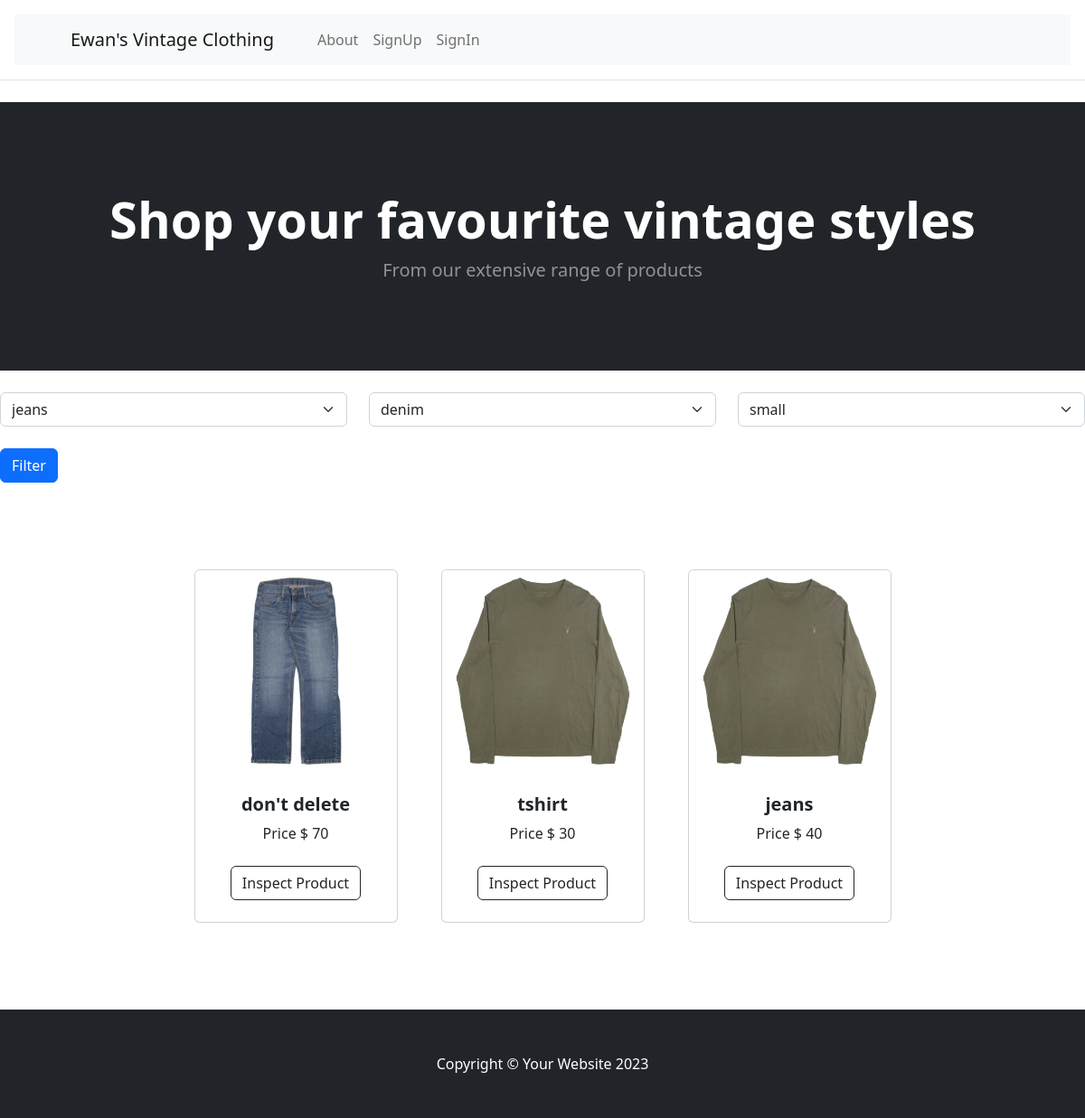
The page / on the database its author committed.
### tables this page shows
CREATE TABLE Product (
    id INTEGER PRIMARY KEY AUTOINCREMENT,
    name VARCHAR(255) NOT NULL,
    description TEXT,
    stock INT NOT NULL CHECK (stock >= 0),
    price DECIMAL(10, 2) NOT NULL CHECK (price >= 0.00),
    imageurl VARCHAR(255) NOT NULL,
    created_by INT NOT NULL,
    product_type INT NOT NULL,
    created_at TIMESTAMP DEFAULT CURRENT_TIMESTAMP,
    FOREIGN KEY (created_by) REFERENCES User(id) ON DELETE CASCADE,
    FOREIGN KEY (product_type) REFERENCES ProductType(id) ON DELETE CASCADE
);

### app.py (the view)
@app.route('/',methods=['GET','POST'])
def products_spread():
    pt_names, pt_materials, pt_sizes =select_products_types()
    producttypename=request.args.get('producttypename')
    producttypematerial = request.args.get('producttypematerial')
    producttypesize = request.args.get('producttypesize')
    if producttypename:
        products=filter_products(name=producttypename, material=producttypematerial, size=producttypesize)
    else:
        products=select_products()
    return render_template('ProductSpread.html',products=products,
                            pt_names=pt_names, pt_materials=pt_materials, pt_sizes=pt_sizes,
                           selected_producttypename=producttypename, selected_producttypematerial=producttypematerial,
                           selected_producttypesize=producttypesize)

### Model/Product.py (called while the page is built)
    def to_dict(self) -> dict:
        return {
            "id":self.id, "name":self.name, "material":self.material, "size":self.size
        }

    def to_dict(self):
        return {
            'id': self.id,
            'name': self.name,
            'description': self.description,
            'stock': self.stock,
            'price': self.price,
            'imageurl': self.imageurl,
            'created_by': self.created_by,
            'product_type': self.product_type,
            'created_at': self.created_at
        }

### app.py (called while the page is built, shortened)
@app.before_request
def before_request():
    email=session.get("email")
    if email is None:
        g.user = None

### db.py (called while the page is built)
def get_db():
    db = getattr(g, '_database', None)
    if db is None:
        db = g._database = sqlite3.connect(DATABASE)
    return db

def select_products():
    mydb=get_db()
    rows=mydb.execute("""SELECT id, name, description, stock, price, imageurl, created_by, product_type, created_at FROM Product""").fetchall()
    products=[ProductRead(id=row[0],
                          name=row[1],
                          description=row[2],
                          stock=row[3],
                          price=row[4],
                          imageurl=row[5],
                          created_by=row[6],
                          product_type=row[7],
                          created_at=row[8]).to_dict() for row in rows]
    return products

def unique_product_types(data):
    producttypenames = set()
    producttypematerials = set()
    producttypesizes = set()
    for item in data:
        producttypenames.add(item['name'])
        producttypematerials.add(item['material'])
        producttypesizes.add(item['size'])
    return (producttypenames, producttypematerials, producttypesizes)

def select_products_types():
    mydb=get_db()
    rows=mydb.execute("""SELECT id, name, material, size FROM ProductType""").fetchall()
    producttypes=[ProductTypeRead(id=row[0],
                                  name=row[1],
                                  material=row[2],
                                  size=row[3],
                                  ).to_dict() for row in rows]
    return unique_product_types(producttypes)

### templates/ProductSpread.html
{% extends "base.html" %}
{% block content %}
        <header class="bg-dark py-5">
            <div class="container px-4 px-lg-5 my-5">
                <div class="text-center text-white">
                    <h1 class="display-4 fw-bolder">Shop your favourite vintage styles</h1>
                    <p class="lead fw-normal text-white-50 mb-0">From our extensive range of products</p>
                </div>
            </div>
        </header>
    <div class="row">
    <div class="col">
    <form method="get" action="{{ url_for('products_spread') }}">
    <div class="row my-4">
        <div class="col">
                  <select class="form-select" aria-label="Default select example"  name="producttypename">
            {% for name in pt_names %}
          <option value="{{ name }}" {% if selected_producttypename==name %}selected{% endif %} >{{ name }}</option>
            {% endfor %}
        </select>
        </div>
        <div class="col">
                <select class="form-select" aria-label="Default select example"  name="producttypematerial">
            {% for material in pt_materials %}
          <option value="{{ material }}"{% if selected_producttypematerial==material %}selected{% endif %}>{{ material }}</option>
            {% endfor %}
        </select>
        </div>
        <div class="col">
                <select class="form-select" aria-label="Default select example"  name="producttypesize">
            {% for size in pt_sizes %}
          <option value="{{ size }}"{% if selected_producttypesize==size %}selected{% endif %}>{{ size }}</option>
            {% endfor %}
        </select>
        </div>
    </div>
    <button type="submit" class="btn btn-primary">
        Filter
    </button>
    </form>
    </div>
    </div>
        <section class="py-5">
            <div class="container px-4 px-lg-5 mt-5">
                <div class="row gx-4 gx-lg-5 row-cols-2 row-cols-md-3 row-cols-xl-4 justify-content-center">
                    {% if products %}
                    {% for product in products %}
                    <div class="col mb-5">
                        <div class="card h-100">
                            <img class="card-img-top" src="{{ product.imageurl }}" alt="..." />
                            <div class="card-body p-4">
                                <div class="text-center">
                                    <h5 class="fw-bolder">{{ product.name }}</h5>
                                    Price $ {{ product.price }}
                                </div>
                            </div>
                            <div class="card-footer p-4 pt-0 border-top-0 bg-transparent">
                                <div class="text-center">
                                    <a class="btn btn-outline-dark mt-auto" href="{{ url_for('get_product',name=product.name) }}">Inspect Product</a>
                                </div>
                            </div>
                        </div>
                    </div>
                    {% endfor %}
                    {% else %}
                    <div>
                        <h4>
                            there is no products
                        </h4>
                    </div>
                    {% endif %}
                </div>
            </div>
        </section>
{% endblock %}

### templates/base.html (shortened to what this page needs)
<!DOCTYPE html>
<html lang="en">
{% block head %}
<head>
    <link href="https://cdn.jsdelivr.net/npm/bootstrap@5.3.3/dist/css/bootstrap.min.css" rel="stylesheet">
    <link rel="stylesheet" href="https://cdn.jsdelivr.net/npm/bootstrap-icons@1.11.3/font/bootstrap-icons.min.css">
        <link href="{{ url_for('static', filename='css/styles.css') }}" rel="stylesheet" />
</head>
{% endblock head %}
<body>
    <header class="p-3 mb-3 border-bottom">
        {% block header %}
        {% include 'header.html' %}
        {% endblock header %}
    </header>
    <main style="min-height: 75vh;">
        <div>
            {% block content %}
            {% endblock content %}
        </div>
    </main>
    <footer>
        {% block footer %}
        {% include 'footer.html' %}
        {% endblock footer %}
    </footer>
</body>
</html>

### templates/header.html (shortened to what this page needs)
<nav class="navbar navbar-expand-lg navbar-light bg-light">
            <div class="container px-4 px-lg-5">
                <a class="navbar-brand" href="{{ url_for('products_spread') }}">Ewan's Vintage Clothing</a>
                <div class="collapse navbar-collapse" id="navbarSupportedContent">
                    <ul class="navbar-nav me-auto mb-2 mb-lg-0 ms-lg-4">
                        <li class="nav-item"><a class="nav-link" href="{{ url_for('about_page') }}">About</a></li>
                        {% if g.user %}
                            {% if g.user.is_admin %}
                                <li class="nav-item"><a class="nav-link" href="{{ url_for('create_product') }}">CreateProduct</a>
                                </li>
                                {% endif %}
                        <li class="nav-item"><a class="nav-link" href="#">{{ g.user.email }}</a></li>
                        <li class="nav-item"><a class="nav-link" href="{{ url_for('signout_page') }}">SignOut</a></li>
                        {% else %}
                        <li class="nav-item"><a class="nav-link" href="{{ url_for('signup_page') }}">SignUp</a></li>
                        <li class="nav-item"><a class="nav-link" href="{{ url_for('signin_page') }}">SignIn</a></li>
                        {% endif %}
                    </ul>
                </div>
            </div>
        </nav>

### templates/footer.html
        <footer class="py-5 bg-dark">
            <div class="container"><p class="m-0 text-center text-white">Copyright &copy; Your Website 2023</p></div>
        </footer>

### rows shown on the page
Product: imageurl (picture), name "don't delete", price "70"
Product: imageurl (picture), name "tshirt", price "30"
Product: imageurl (picture), name "jeans", price "40"

### other values the page prints
form field producttypename "jeans"
form field producttypematerial "denim"
form field producttypesize "small"
